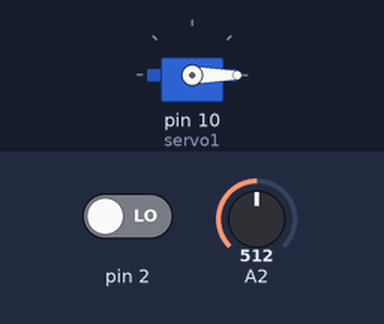
Recording of a sketch running on a simulated Arduino Uno, built with avr-gcc and run on an emulated ATmega328P. Shown: servo. Inputs (shaded band) come from the test bench; at power-on: pin 2 LOW, A2 = 512.

Above: at 0.05 s.
At 10.0 s:
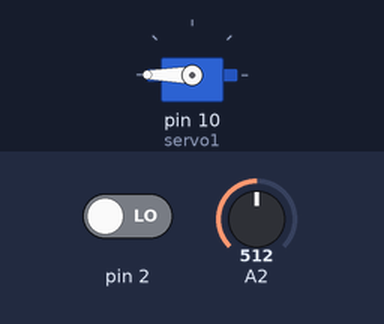
Timing chart, 0 to 13.0 s (numbered marks = the images above):
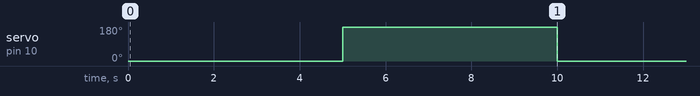

The sketch:

Fall17_3.ino
```cpp
#include <Servo.h>
Servo servo1;

void setup()
{
  pinMode(2, INPUT);
  digitalWrite(2, LOW);

  servo1.attach(10);

  pinMode(A2, INPUT);
}

void loop()
{
  int pir = digitalRead(2);

  if(pir == HIGH){
    servo1.write(0);
  	delay(5000);

    servo1.write(180);
  	delay(5000);
  }
  else{
    servo1.write(0);
  }


  int ldr = analogRead(A2);

  if(ldr > 500){
  	servo1.write(0);
  	delay(5000);

    servo1.write(180);
  	delay(5000);
  }

  else{
    servo1.write(0);
  }
}
```

Measured:
- by itself, servo on pin 10 (servo1): alternates 180° for 5.0 s and 0° for 5.0 s
